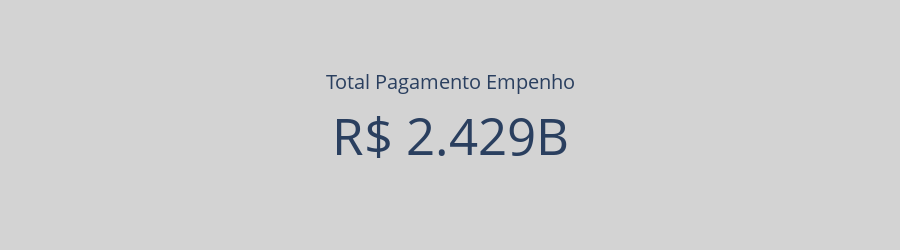

The cell this chart's notebook holds for it:
### Code cell
# Gráfico tipo KPI
totais_kpi = go.Figure()

totais_kpi.add_trace(go.Indicator(
    mode = "number",
    value = total_pagamento_empenho,
    number = {'prefix': "R$ "},
    title="Total Pagamento Empenho",
    ))

totais_kpi.update_layout(paper_bgcolor="lightgray",height=250)
totais_kpi.show()

### Figure 1 — Plotly figure (JSON) as saved in the notebook; plotly's stock layout.template omitted (floating-point values rounded to 4 significant figures)
{"data": [{"mode": "number", "number": {"prefix": "R$ "}, "title": {"text": "Total Pagamento Empenho"}, "type": "indicator", "value": 2429000000.0}], "layout": {"height": 250, "paper_bgcolor": "lightgray"}}
